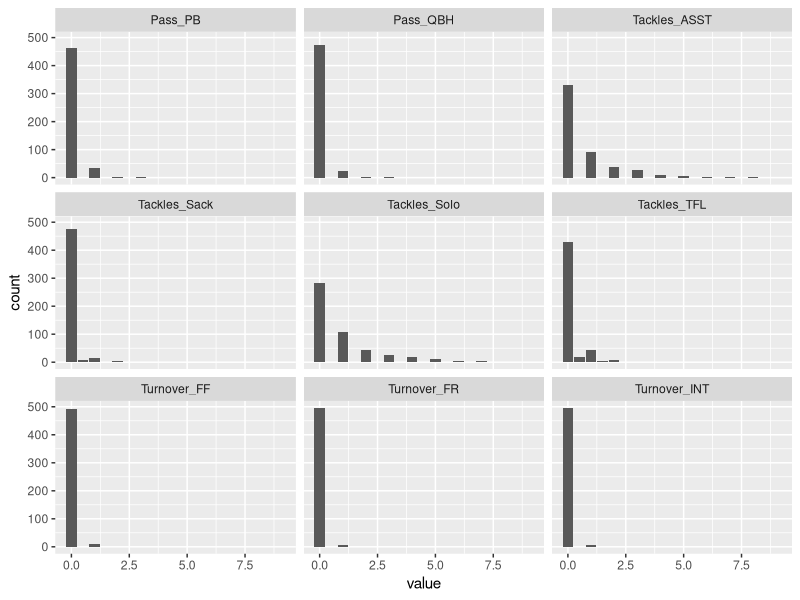
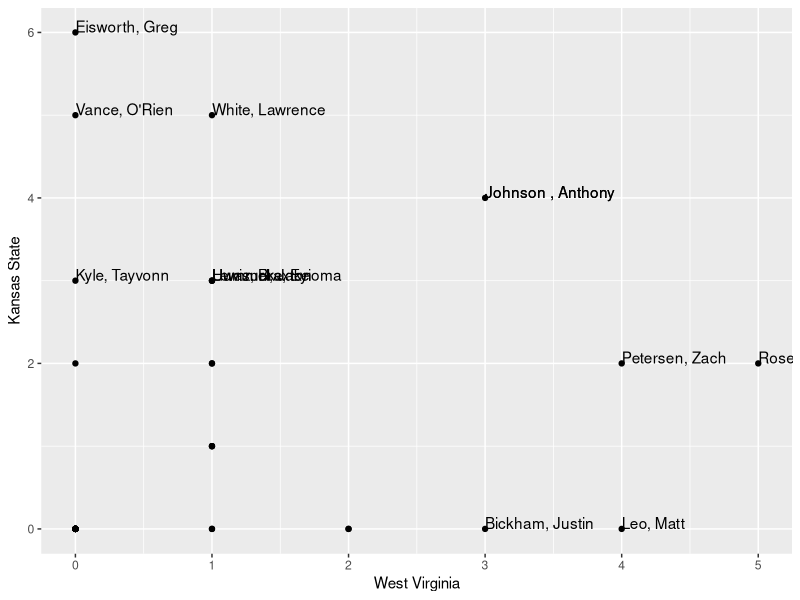
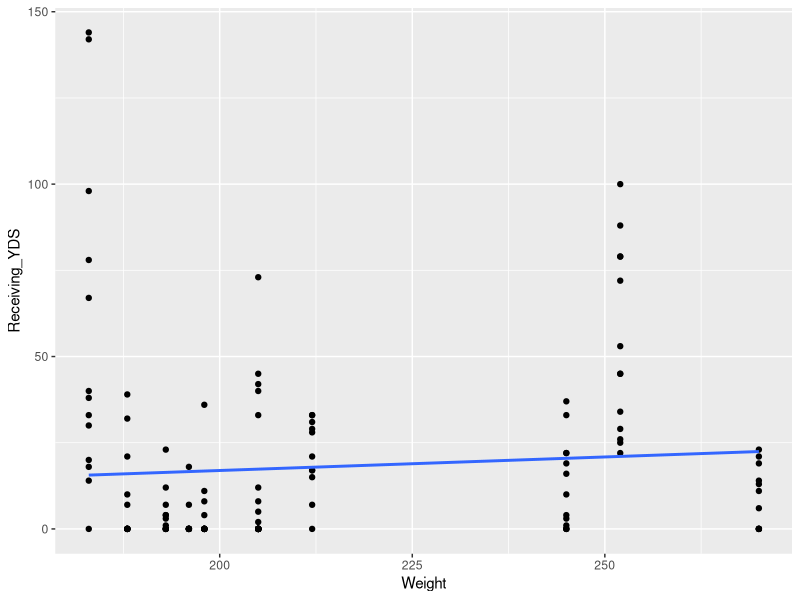
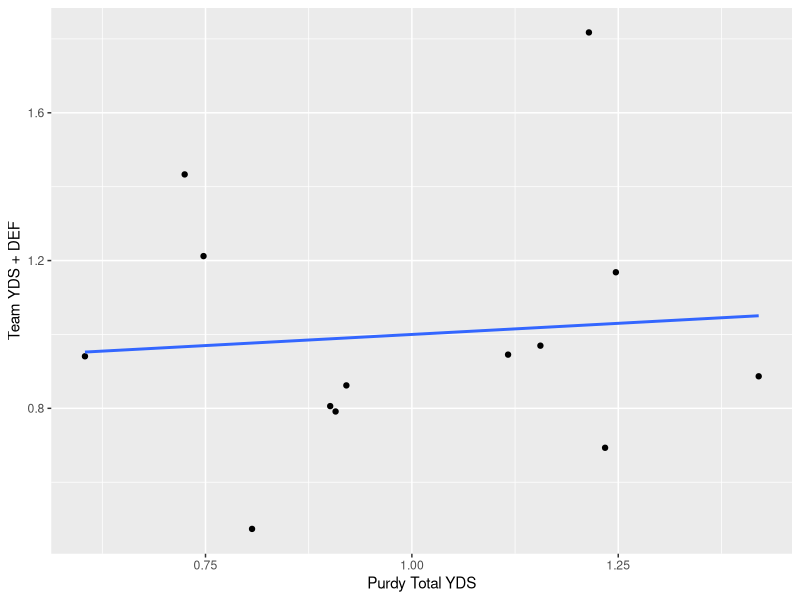
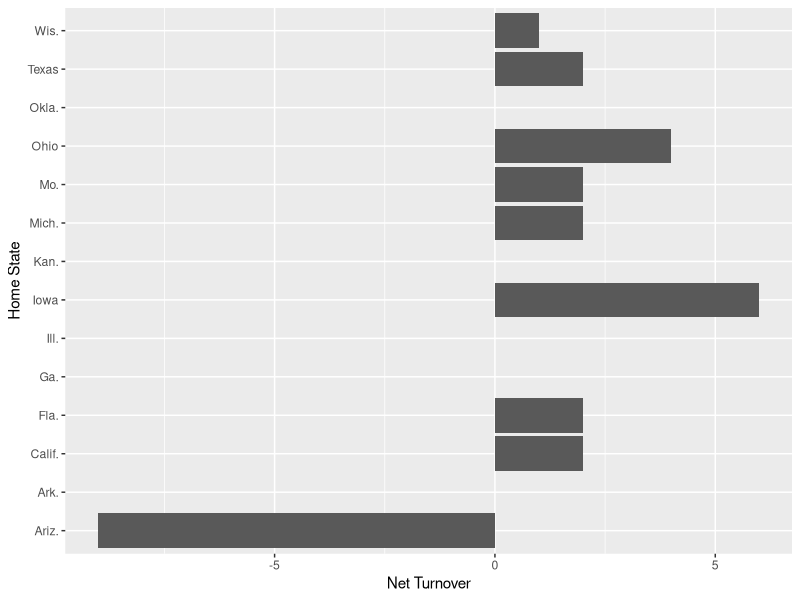

Write R code to recreate these figures, in order.
## ---- chunk 1
knitr::opts_chunk$set(echo = TRUE)
library(readxl)
library(tidyverse)
## ---- chunk 2
#defense
defense <- read_excel('cyclonesFootball2019.xlsx', sheet='Defensive')
defense <- data.frame(defense)
defense$Name <- as.factor(defense$Name)
defense$Opponent_Opponent <- as.factor(defense$Opponent_Opponent)

defense <- defense %>% mutate_at(.vars=c(3:11), .funs= list(as.numeric))
defClean <- defense
str(defClean)

#offense
offense <- read_excel('cyclonesFootball2019.xlsx', sheet='Offensive')
offense$Name <- as.factor(offense$Name)
offense$Opponent_Opponent <- as.factor(offense$Opponent_Opponent)
offense <-separate(offense, "Passing_CMP-ATT", into=c("Passing_CMP", "Passing_ATT"), sep="-\r\n ")
offense <- mutate_at(offense, .vars=c(3:13), .funs=list(as.numeric))

offClean <- offense
str(offClean)

#biography
biography <- read_excel('cyclonesFootball2019.xlsx', sheet='Biography')
biography <- data.frame(biography)

biography <- biography %>% separate(Height, sep = "-", into = c('Ft', 'inch'), remove = TRUE)  
biography$Ft <- as.numeric(biography$Ft)
biography$inch <- as.numeric(biography$inch)

biography$Height <- biography %>% transmute(inches = (Ft * 12) + inch)
biography <- biography %>% select(-c(3,4))
biography <- biography %>% mutate_at(.vars = c(1,2,4,5,6), .funs = list(as.factor)) %>% mutate_at(.vars = c(3), .funs = list(as.numeric))
bioClean <- biography
str(bioClean)
## ---- chunk 3
dat1 <- defClean %>% pivot_longer(cols=c(3:11), names_to="Statistic")
## ---- chunk 4
dat1 %>% ggplot(aes(x=as.numeric(value))) + geom_bar(stat="count") + facet_wrap(~Statistic) + xlab("value")
## ---- chunk 5
dat1 %>% head()
dat2 <- dat1 %>%
        filter(Opponent_Opponent %in% c("Kansas State", "West Virginia") & Statistic == "Tackles_Solo") %>%
        select(Name, Opponent_Opponent, value) %>%
        pivot_wider(names_from = Opponent_Opponent, values_from = value)
dat2$`West Virginia`[is.na(dat2$`West Virginia`)] <- 0
dat2$`Kansas State`[is.na(dat2$`Kansas State`)] <- 0
dat2 %>% ggplot(aes(x=`West Virginia`, y=`Kansas State`)) + geom_point() + 
        geom_text(aes(label=ifelse(`West Virginia`>2, as.character(Name),'')), hjust=0, vjust=0) +
        geom_text(aes(label=ifelse(`Kansas State`>2, as.character(Name),'')), hjust=0, vjust=0)
## ---- chunk 6
biography <- bioClean %>% separate(Hometown, se = ", ", into = c("Home City", "Home State"))
biography[c(1:3),c("Home City", "Home State")]
## ---- chunk 7
biography %>% add_count(`Home State`, name = "Players in State") %>% select(`Home State`, `Players in State`) %>% distinct()
## ---- chunk 8
offJoin <- biography %>% inner_join(offClean, by = 'Name')
offJoin[,c('Name', "Home City", "Home State")] %>% distinct()
## ---- chunk 9
ggplot(data = offJoin, mapping = aes(Weight, Receiving_YDS)) + geom_point() +geom_smooth(method = 'lm', se = FALSE)
## ---- chunk 10
offDefJoin <- offClean %>% full_join(defClean, by = c("Name", "Opponent_Opponent"))

purdy <- offDefJoin %>% filter(Name == "Purdy, Brock") %>% select(Opponent_Opponent, Passing_YDS, Rushing_YDS)

columns <- c("Opponent_Opponent", "Receiving_YDS", "Rushing_YDS",
             "Tackles_Sack", "Turnover_FR", "Turnover_INT")

offDefJoin <- offDefJoin[,columns]
offDefJoin <- offDefJoin %>% group_by(Opponent_Opponent) %>%
                summarise(Receiving_YDS = sum(Receiving_YDS, na.rm = TRUE),
                          Rushing_YDS   = sum(Rushing_YDS, na.rm = TRUE),
                          Tackles_Sack  = sum(Tackles_Sack, na.rm = TRUE),
                          Turnover_FR   = sum(Turnover_FR, na.rm = TRUE),
                          Turnover_INT  = sum(Turnover_INT, na.rm = TRUE))
offDefJoin <- offDefJoin %>% mutate(YDS = Receiving_YDS + Rushing_YDS) %>% 
                             mutate(DEF = Tackles_Sack + Turnover_FR + Turnover_INT)

offDefJoin$YDS <- offDefJoin$YDS/mean(offDefJoin$YDS)
offDefJoin$DEF <- offDefJoin$DEF/mean(offDefJoin$DEF)
offDefJoin <- offDefJoin %>% mutate(YDSplusDEF = (YDS + DEF)/2)

purdy$Passing_YDS <- purdy$Passing_YDS/mean(purdy$Passing_YDS)
purdy$Rushing_YDS <- purdy$Rushing_YDS/mean(purdy$Rushing_YDS)
purdy <- purdy %>% mutate(YDS_Total = (Passing_YDS + Rushing_YDS)/2)

purdy %>% ggplot(aes(x=Passing_YDS, y=offDefJoin$YDSplusDEF)) + geom_point() +geom_smooth(method = 'lm', se = FALSE) + xlab("Purdy Total YDS") + ylab("Team YDS + DEF")
## ---- chunk 11
offDefJoin2 <- offClean %>% full_join(defClean, by = c("Name", "Opponent_Opponent"))
allJoin <- biography %>% inner_join(offDefJoin2, by = "Name")
allJoin <- allJoin[,c("Home State", "Passing_INT", "Turnover_FF", "Turnover_FR", "Turnover_INT")]

allJoin[is.na(allJoin)] <- 0
allJoin <- allJoin %>% group_by(`Home State`) %>% summarize_each(list(sum))
allJoin <- allJoin %>% mutate(`Net Turnover` = Turnover_FF + Turnover_FR + Turnover_INT - Passing_INT)
allJoin %>% ggplot(aes(x=`Home State`, y=`Net Turnover`)) + geom_bar(stat="identity") + coord_flip()
